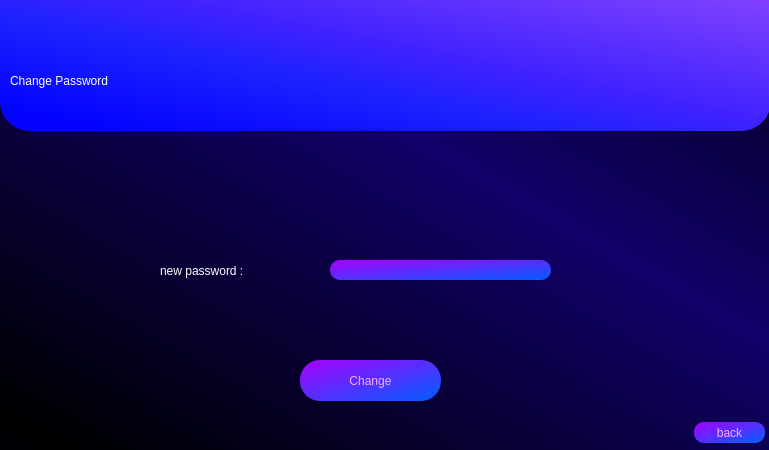
<?xml version="1.0" encoding="UTF-8"?>
<ui version="4.0">
 <class>Dialog</class>
 <widget class="QDialog" name="Dialog">
  <property name="geometry">
   <rect>
    <x>0</x>
    <y>0</y>
    <width>769</width>
    <height>450</height>
   </rect>
  </property>
  <property name="minimumSize">
   <size>
    <width>769</width>
    <height>450</height>
   </size>
  </property>
  <property name="maximumSize">
   <size>
    <width>769</width>
    <height>450</height>
   </size>
  </property>
  <property name="windowTitle">
   <string>Dialog</string>
  </property>
  <property name="styleSheet">
   <string notr="true">QDialog#Dialog{
background-color: qlineargradient(spread:reflect, x1:0.0454545, y1:0.966, x2:0.619, y2:0.386, stop:0 rgba(0, 0, 0, 255), stop:1 rgba(17, 0, 104, 255));
}</string>
  </property>
  <widget class="QLabel" name="label">
   <property name="geometry">
    <rect>
     <x>0</x>
     <y>-30</y>
     <width>771</width>
     <height>161</height>
    </rect>
   </property>
   <property name="styleSheet">
    <string notr="true">background-color: qlineargradient(spread:pad, x1:0.091, y1:0.931955, x2:1, y2:0, stop:0 rgba(3, 3, 255, 255), stop:0.289773 rgba(27, 33, 255, 255), stop:0.482955 rgba(65, 34, 255, 255), stop:0.869318 rgba(124, 64, 255, 255), stop:1 rgba(159, 25, 255, 255));
font: 240pt &quot;Terminal&quot;;
border-radius : 30px</string>
   </property>
   <property name="text">
    <string/>
   </property>
  </widget>
  <widget class="QLabel" name="label_2">
   <property name="geometry">
    <rect>
     <x>10</x>
     <y>30</y>
     <width>691</width>
     <height>101</height>
    </rect>
   </property>
   <property name="styleSheet">
    <string notr="true">font: 75 58pt &quot;Arial&quot;;
color: rgb(255, 255, 255);</string>
   </property>
   <property name="text">
    <string>Change Password</string>
   </property>
  </widget>
  <widget class="QPushButton" name="change_password">
   <property name="geometry">
    <rect>
     <x>300</x>
     <y>360</y>
     <width>141</width>
     <height>41</height>
    </rect>
   </property>
   <property name="styleSheet">
    <string notr="true"> QPushButton{


 color: rgb(246, 172, 255);
 font: 13pt &quot;Aria bold&quot;; 
 background-color: qlineargradient(spread:pad, x1:0.994, y1:1, x2:0, y2:0,     stop:0.0227273 rgba(5, 92, 255, 255), stop:1 rgba(170, 0, 255, 255));
 border-color: rgb(170, 0, 255);
 border-radius : 20px;



}

QPushButton:hover{
 background-color: rgb(170, 85, 255);


}</string>
   </property>
   <property name="text">
    <string>Change</string>
   </property>
  </widget>
  <widget class="QPushButton" name="back">
   <property name="geometry">
    <rect>
     <x>694</x>
     <y>422</y>
     <width>71</width>
     <height>21</height>
    </rect>
   </property>
   <property name="styleSheet">
    <string notr="true"> QPushButton{


 color: rgb(246, 172, 255);
 font: 13pt &quot;Aria bold&quot;; 
 background-color: qlineargradient(spread:pad, x1:0.994, y1:1, x2:0, y2:0,     stop:0.0227273 rgba(5, 92, 255, 255), stop:1 rgba(170, 0, 255, 255));
 border-color: rgb(170, 0, 255);
 border-radius : 10px;



}

QPushButton:hover{
 background-color: rgb(170, 85, 255);


}</string>
   </property>
   <property name="text">
    <string>back</string>
   </property>
  </widget>
  <widget class="QLabel" name="label_3">
   <property name="geometry">
    <rect>
     <x>160</x>
     <y>250</y>
     <width>171</width>
     <height>41</height>
    </rect>
   </property>
   <property name="styleSheet">
    <string notr="true">font: 75 16pt &quot;Arial&quot;;
color: rgb(255, 255, 255);</string>
   </property>
   <property name="text">
    <string>new password :</string>
   </property>
  </widget>
  <widget class="QLineEdit" name="password_line">
   <property name="geometry">
    <rect>
     <x>330</x>
     <y>260</y>
     <width>221</width>
     <height>20</height>
    </rect>
   </property>
   <property name="styleSheet">
    <string notr="true">border-radius : 10px;
color: rgb(246, 172, 255);
font: 12pt &quot;Arial&quot;;;
background-color: qlineargradient(spread:pad, x1:0.994, y1:1, x2:0, y2:0, stop:0.0227273 rgba(5, 92, 255, 255), stop:1 rgba(170, 0, 255, 255));</string>
   </property>
  </widget>
  <widget class="QLabel" name="message_label">
   <property name="geometry">
    <rect>
     <x>160</x>
     <y>310</y>
     <width>431</width>
     <height>31</height>
    </rect>
   </property>
   <property name="styleSheet">
    <string notr="true">font: 75 13pt &quot;Arial&quot;;
color: rgb(0, 170, 0);</string>
   </property>
   <property name="text">
    <string/>
   </property>
   <property name="alignment">
    <set>Qt::AlignCenter</set>
   </property>
  </widget>
 </widget>
 <resources/>
 <connections/>
</ui>
